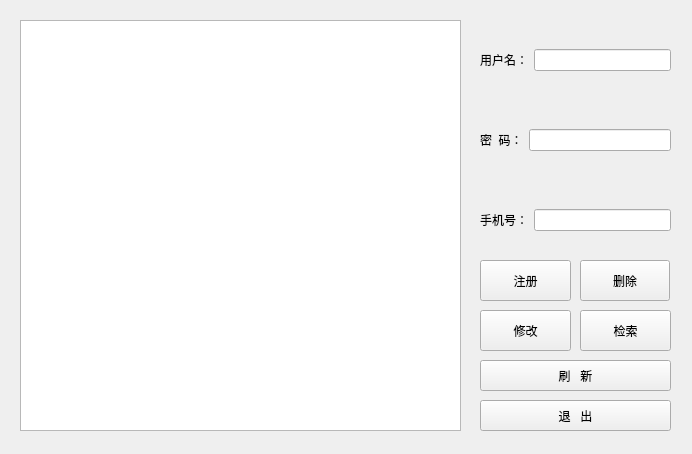
<?xml version="1.0" encoding="UTF-8"?>
<ui version="4.0">
 <class>userchange</class>
 <widget class="QWidget" name="userchange">
  <property name="geometry">
   <rect>
    <x>0</x>
    <y>0</y>
    <width>692</width>
    <height>454</height>
   </rect>
  </property>
  <property name="windowTitle">
   <string>Form</string>
  </property>
  <widget class="QTableView" name="tableView">
   <property name="geometry">
    <rect>
     <x>20</x>
     <y>20</y>
     <width>441</width>
     <height>411</height>
    </rect>
   </property>
  </widget>
  <widget class="QPushButton" name="pushButtoninsert">
   <property name="geometry">
    <rect>
     <x>480</x>
     <y>260</y>
     <width>91</width>
     <height>41</height>
    </rect>
   </property>
   <property name="text">
    <string>注册</string>
   </property>
  </widget>
  <widget class="QWidget" name="horizontalLayoutWidget">
   <property name="geometry">
    <rect>
     <x>480</x>
     <y>20</y>
     <width>191</width>
     <height>80</height>
    </rect>
   </property>
   <layout class="QHBoxLayout" name="horizontalLayout_2">
    <item>
     <widget class="QLabel" name="label">
      <property name="text">
       <string>用户名：</string>
      </property>
     </widget>
    </item>
    <item>
     <widget class="QLineEdit" name="lineEdituser"/>
    </item>
   </layout>
  </widget>
  <widget class="QWidget" name="horizontalLayoutWidget_2">
   <property name="geometry">
    <rect>
     <x>480</x>
     <y>100</y>
     <width>191</width>
     <height>80</height>
    </rect>
   </property>
   <layout class="QHBoxLayout" name="horizontalLayout_3">
    <item>
     <widget class="QLabel" name="label_2">
      <property name="text">
       <string>密  码：</string>
      </property>
     </widget>
    </item>
    <item>
     <widget class="QLineEdit" name="lineEditpass"/>
    </item>
   </layout>
  </widget>
  <widget class="QWidget" name="horizontalLayoutWidget_3">
   <property name="geometry">
    <rect>
     <x>480</x>
     <y>180</y>
     <width>191</width>
     <height>80</height>
    </rect>
   </property>
   <layout class="QHBoxLayout" name="horizontalLayout_4">
    <item>
     <widget class="QLabel" name="label_3">
      <property name="text">
       <string>手机号：</string>
      </property>
     </widget>
    </item>
    <item>
     <widget class="QLineEdit" name="lineEditphone"/>
    </item>
   </layout>
  </widget>
  <widget class="QPushButton" name="pushButtondelete">
   <property name="geometry">
    <rect>
     <x>580</x>
     <y>260</y>
     <width>90</width>
     <height>41</height>
    </rect>
   </property>
   <property name="text">
    <string>删除</string>
   </property>
  </widget>
  <widget class="QPushButton" name="pushButtonchange">
   <property name="geometry">
    <rect>
     <x>480</x>
     <y>310</y>
     <width>91</width>
     <height>41</height>
    </rect>
   </property>
   <property name="text">
    <string>修改</string>
   </property>
  </widget>
  <widget class="QPushButton" name="pushButtonsearch">
   <property name="geometry">
    <rect>
     <x>580</x>
     <y>310</y>
     <width>91</width>
     <height>41</height>
    </rect>
   </property>
   <property name="text">
    <string>检索</string>
   </property>
  </widget>
  <widget class="QPushButton" name="pushButton">
   <property name="geometry">
    <rect>
     <x>480</x>
     <y>400</y>
     <width>191</width>
     <height>31</height>
    </rect>
   </property>
   <property name="text">
    <string>退   出</string>
   </property>
  </widget>
  <widget class="QPushButton" name="pushButton_2">
   <property name="geometry">
    <rect>
     <x>480</x>
     <y>360</y>
     <width>191</width>
     <height>31</height>
    </rect>
   </property>
   <property name="text">
    <string>刷   新</string>
   </property>
  </widget>
 </widget>
 <tabstops>
  <tabstop>lineEdituser</tabstop>
  <tabstop>lineEditpass</tabstop>
  <tabstop>lineEditphone</tabstop>
  <tabstop>pushButtoninsert</tabstop>
  <tabstop>pushButtondelete</tabstop>
  <tabstop>pushButtonchange</tabstop>
  <tabstop>pushButtonsearch</tabstop>
  <tabstop>tableView</tabstop>
 </tabstops>
 <resources/>
 <connections/>
</ui>
